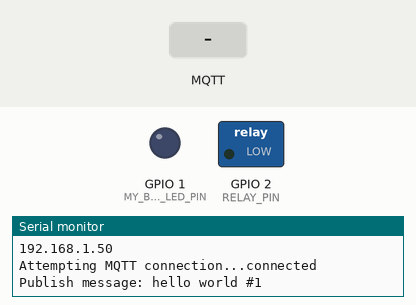
A sketch run on a simulated ESP8266 (NodeMCU). On the bench: switched loads named in the sketch (green lamp = pin HIGH), output pins drawn as LEDs (lit = HIGH), the last lines printed to the serial monitor. The inputs (shaded band) are chosen by the test bench. WiFi joins after 1.5 s; servers stay silent unless stated; random numbers use the default seed unless the sketch sets one; no MQTT or app messages arrive unless stated.

Above: at 2.7 s.
2.8 s: MQTT message "0" arrives on the first subscribed topic
At 4.0 s:
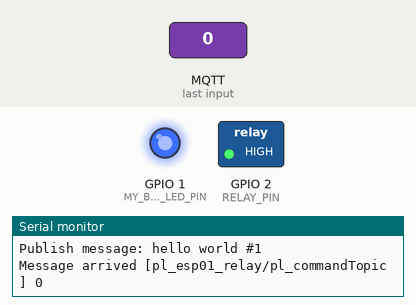
4.3 s: MQTT message "1" arrives on the first subscribed topic
At 5.3 s:
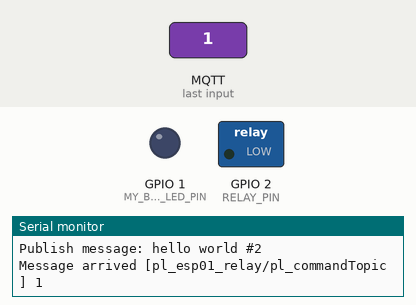
5.8 s: MQTT message "2" arrives on the first subscribed topic
At 6.4 s:
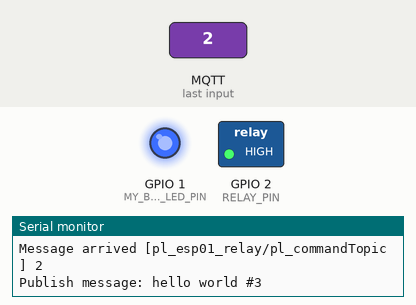
Timing chart, 0 to 8.8 s (numbered marks = the images above; inputs shaded):
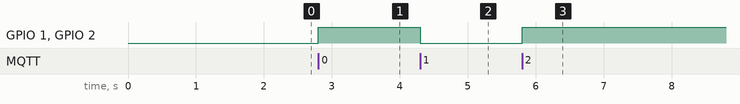

The sketch:

pl_mqtt_esp01_relay.ino
```cpp
#include "config.h"
#include <ESP8266WiFi.h>
#include <PubSubClient.h>

#define MY_BLUE_LED_PIN 1
#define RELAY_PIN 2 //Relay Pin


// Update these with values suitable for your network.

const char* ssid = wifiSSID;
const char* password = wifiPassword;
//const char* mqtt_server = "broker.mqtt-dashboard.com";
const char* mqtt_server = mqttServer;
const char* mqttServerUser = mqttUser;
const char* mqttServerPWD = mqttPassword;

WiFiClient espClient;
PubSubClient client(espClient);
unsigned long lastMsg = 0;
#define MSG_BUFFER_SIZE	(50)
char msg[MSG_BUFFER_SIZE];
int value = 0;

void setup_wifi() {
  pinMode(RELAY_PIN, OUTPUT);
  delay(10);
  // We start by connecting to a WiFi network
  Serial.println();
  Serial.print("Connecting to ");
  Serial.println(ssid);

  WiFi.mode(WIFI_STA);
  WiFi.begin(ssid, password);

  while (WiFi.status() != WL_CONNECTED) {
    delay(500);
    Serial.print(".");
  }

  randomSeed(micros());

  Serial.println("");
  Serial.println("WiFi connected");
  Serial.println("IP address: ");
  Serial.println(WiFi.localIP());
}

void callback(char* topic, byte* payload, unsigned int length) {
  Serial.print("Message arrived [");
  Serial.print(topic);
  Serial.print("] ");
  for (int i = 0; i < length; i++) {
    Serial.print((char)payload[i]);
  }
  Serial.println();

  // Switch on the LED if an 1 was received as first character
  if ((char)payload[0] == '1') {
    client.publish("pl_esp01_relay/pl_stateTopic", "on");
    digitalWrite(MY_BLUE_LED_PIN , LOW);   // Turn the LED on (Note that LOW is the voltage level
    digitalWrite(RELAY_PIN , LOW);
    // but actually the LED is on; this is because
    // it is active low on the ESP-01)
  } else {
    client.publish("pl_esp01_relay/pl_stateTopic", "off");
    digitalWrite(MY_BLUE_LED_PIN , HIGH);  // Turn the LED off by making the voltage HIGH
    digitalWrite(RELAY_PIN , HIGH);
  }

}

void reconnect() {
  // Loop until we're reconnected
  while (!client.connected()) {
    Serial.print("Attempting MQTT connection...");
    // Create a random client ID
    String clientId = "ESP8266Client-";
    clientId += String(random(0xffff), HEX);
    // Attempt to connect
    if (client.connect(clientId.c_str(),mqttServerUser, mqttServerPWD)) {
      Serial.println("connected");
      // Once connected, publish an announcement...
      client.publish("pl_esp01_relay/pl_outTopic", "hello world");
      // ... and resubscribe
      client.subscribe("pl_esp01_relay/pl_commandTopic");
    } else {
      Serial.print("failed, rc=");
      Serial.print(client.state());
      Serial.println(" try again in 5 seconds");
      // Wait 5 seconds before retrying
      delay(5000);
    }
  }
}

void setup() {
  pinMode(MY_BLUE_LED_PIN , OUTPUT);     // Initialize the BUILTIN_LED pin as an output
  Serial.begin(115200);
  setup_wifi();
  client.setServer(mqtt_server, 1883);
  client.setCallback(callback);
}

void loop() {

  if (!client.connected()) {
    reconnect();
  }
  client.loop();

  unsigned long now = millis();
  if (now - lastMsg > 2000) {
    lastMsg = now;
    ++value;
    snprintf (msg, MSG_BUFFER_SIZE, "hello world #%ld", value);
    Serial.print("Publish message: ");
    Serial.println(msg);
    client.publish("pl_esp01_relay/pl_outTopic", msg);
  }
}
```

config_default.h
```cpp
#ifndef CONFIG_H
#define CONFIG_H

const char* wifiSSID = "your_ssid";
const char* wifiPassword = "your_wifi_passworf";
const char* mqttServer = "your_mqtt_ip";
const char* mqttUser = "mqtt_server_user_name";
const char* mqttPassword = "mqtt_server_user_name";


#endif
```

Measured:
- after the input at 2.8 s, GPIO 1 (MY_BLUE_LED_PIN), GPIO 2 (RELAY_PIN): LOW → HIGH at once
- after the input at 4.3 s, GPIO 1 (MY_BLUE_LED_PIN), GPIO 2 (RELAY_PIN): HIGH → LOW at once
- after the input at 5.8 s, GPIO 1 (MY_BLUE_LED_PIN), GPIO 2 (RELAY_PIN): LOW → HIGH at once
